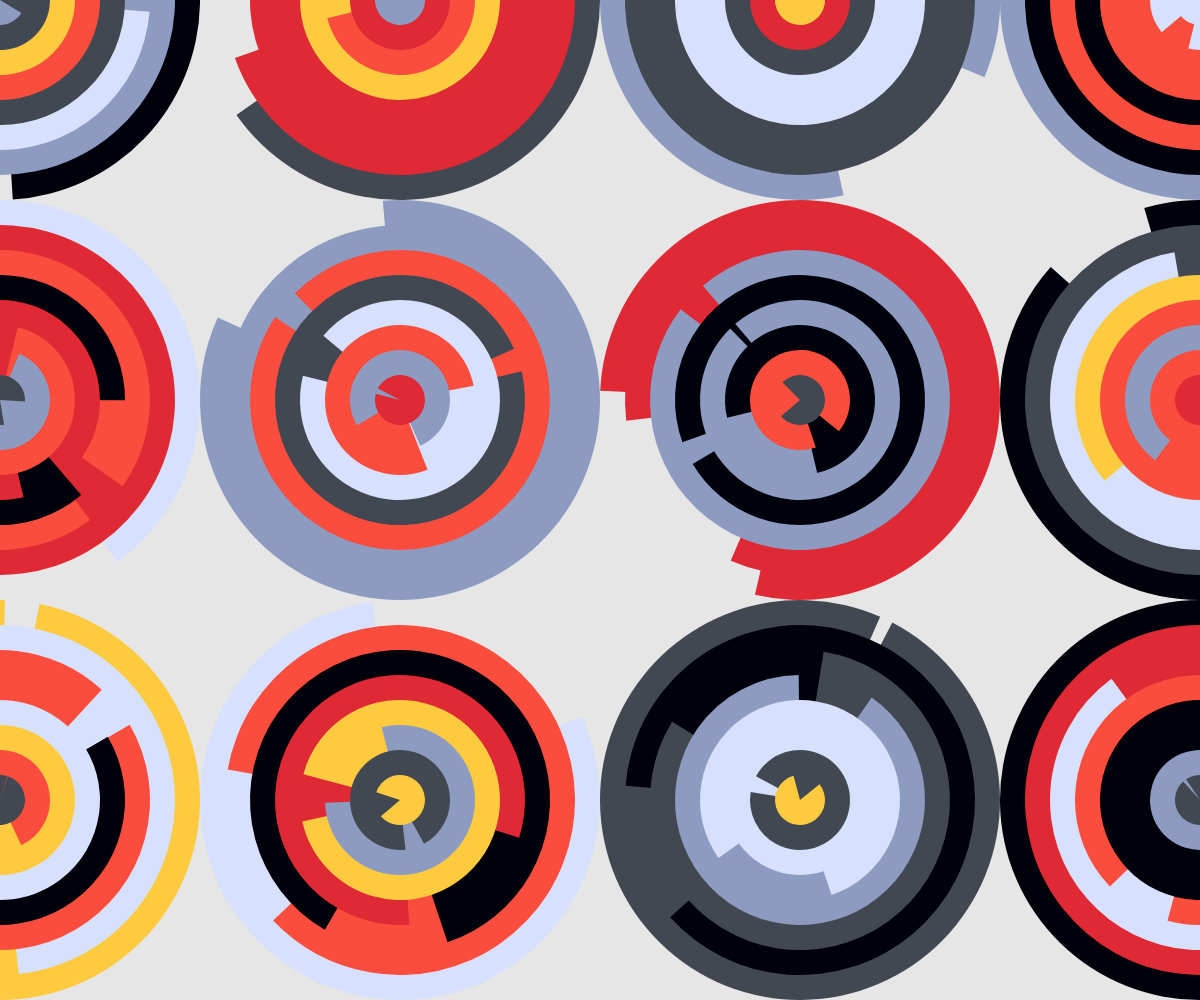
Frame 1 (no input)
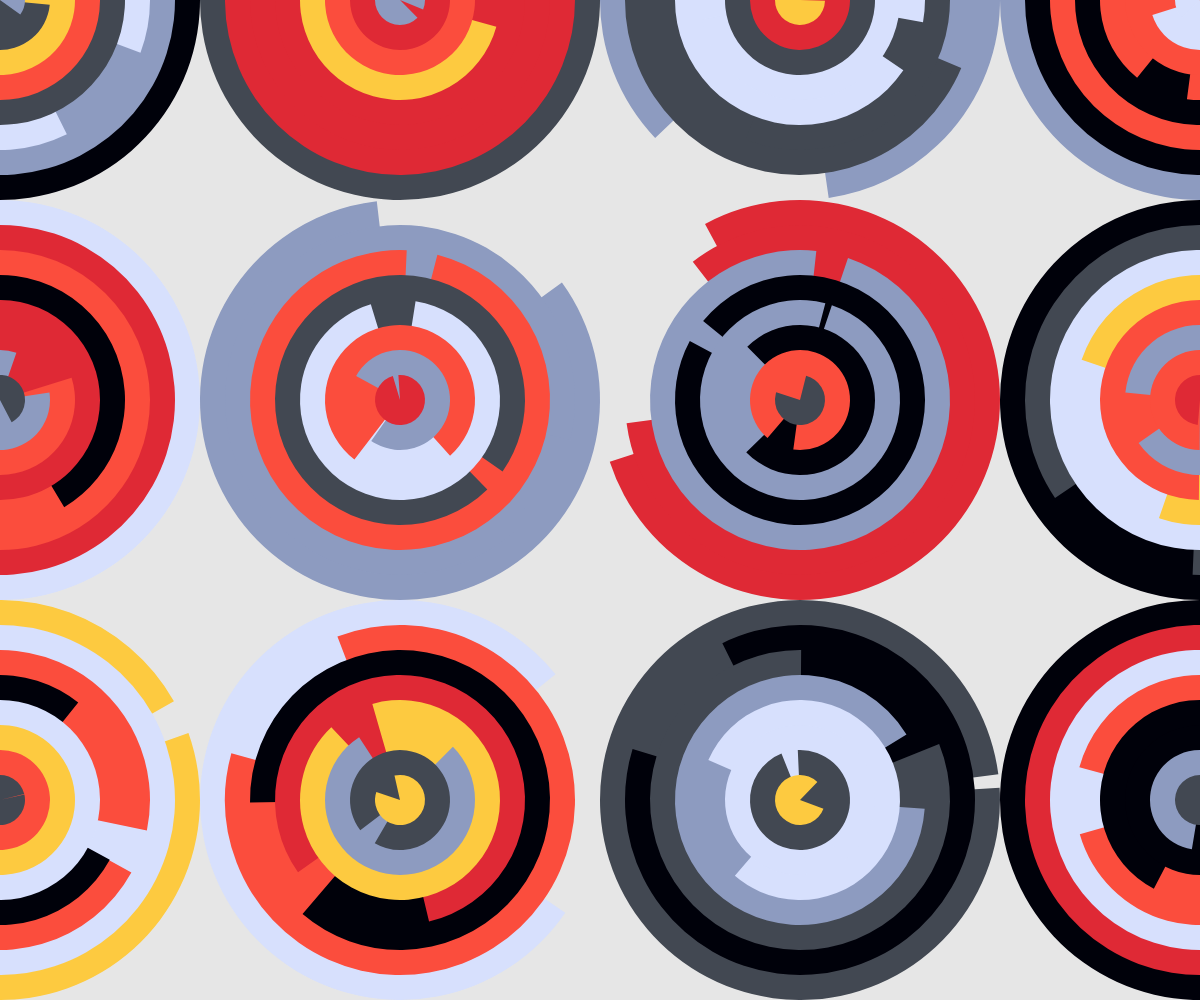
Frame 60 (no input)
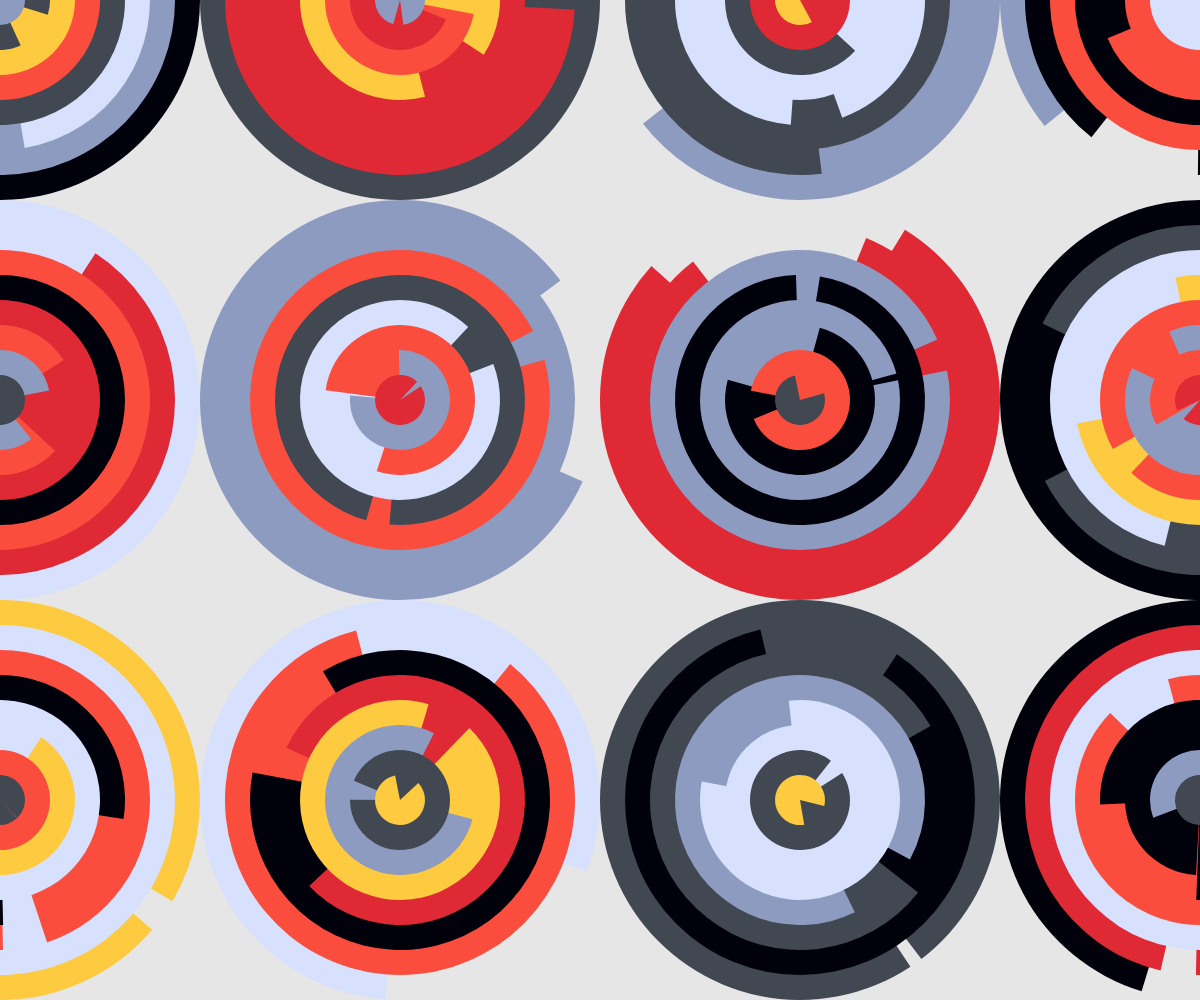
Frame 120 (the mouse pressed at the canvas centre since frame 60)

The p5.js sketch that drew these frames (run headless with seeded random() and noise() and a simulated clock; from frame 60 on, the mouse is pressed at the canvas centre):

// p5.js sketch
// ── sketch.js
let colors = ['#d7e0fd', '#00010a', '#8d9bc0', '#424852', '#fb4d3d', '#df2935', '#fdca40'];

let numOfArcs = 8;
let wd = 400;

let rings = [];
let cols, rows;

function setup() {
  createCanvas(windowWidth, windowHeight);
  noStroke();

  cols = ceil(width/wd) + 1;
  rows = ceil(height/wd) + 1;

  for(let i=0; i<cols; i++) {
    for(let j=0; j<rows; j++) {
      let x = i*wd;
      let y = j*wd;
      rings.push(new Ring(x, y, wd));
    }
  }
}

function draw() {
  background(230);

  for(let ring of rings) {
    ring.show();
    ring.update();
  }
}

class Ring {
  constructor(x, y, w) {
    this.x = x;
    this.y = y;
    this.w = w;
    this.rSeed = random(1, 10000);
    this.rad = 0;
  }

  show() {
    randomSeed(this.rSeed);
    for (let n = numOfArcs; n > 0; n--) {
      let seed = random(1, 10000);
      randomSeed(seed);

      push();
      translate(this.x, this.y);
      rotate(random(PI * 2) + this.rad);
      fill(random(colors));
      let d = n * (this.w / numOfArcs);
      let endAngle = random(PI * 3 / 2, PI * 2);
      arc(0, 0, d, d, 0, endAngle)
      pop();
    }
  }

  update() {
    this.rad += PI/180;
  }
}
